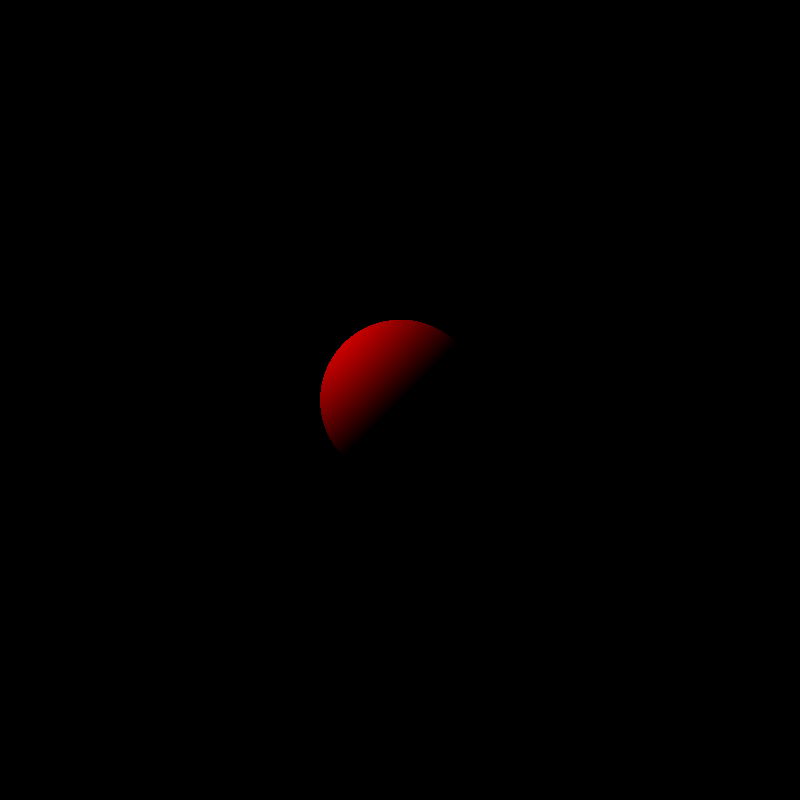
Frame 1 (no input)
Frame 60 (no input): identical to frame 1, image omitted
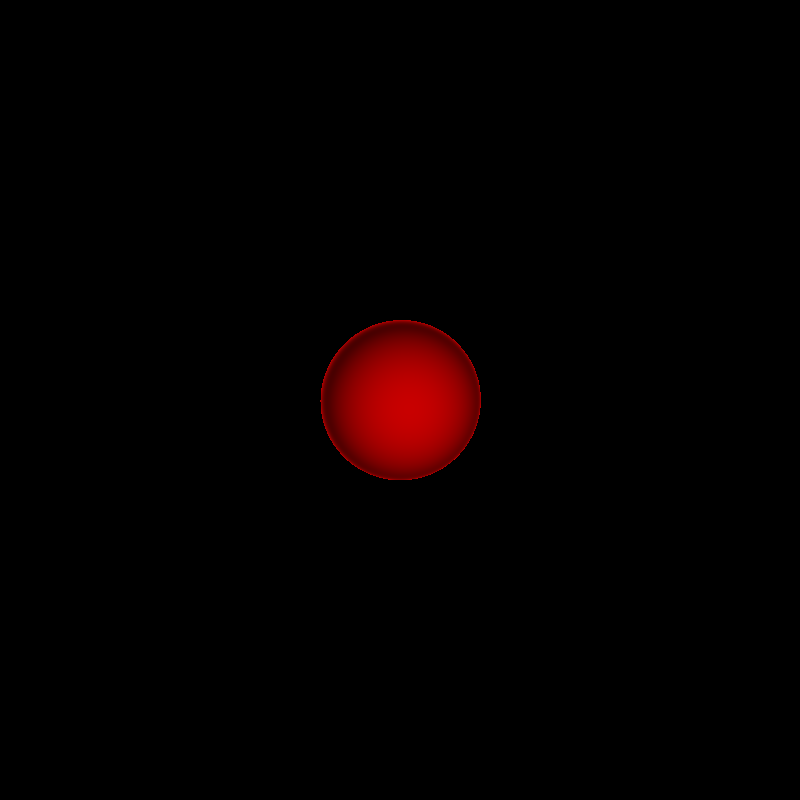
Frame 120 (the mouse pressed at the canvas centre since frame 60)

The p5.js sketch that drew these frames (run headless with seeded random() and noise() and a simulated clock; from frame 60 on, the mouse is pressed at the canvas centre):

// p5.js sketch
// ── sketch.js
//represents spheres by determining discriminant

function difference(a, b) {
  let output = [];
  if (a.length == b.length) {
    for (let i = 0; i < a.length; i++) {
      output.push(a[i] - b[i]);
    }
  }
  return output;
}

function Dot(a, b) {
  let output = 0;
  if (a.length == b.length) {
    for (let i = 0; i < a.length; i++) {
      output += a[i] * b[i];
    }
  }
  return output;
}

function Norm(a) {
  let output = 0;
  for (let i = 0; i < a.length; i++) {
    output += a[i] ** 2;
  }
  output = output ** (1 / 2);
  return output;
}

function product(k, A) {
  let output = [];
  for (let i = 0; i < A.length; i++) {
    output.push(k * A[i]);
  }
  return output;
}

function setup() {
  createCanvas(800, 800);
  //windowWidth, windowHeight
}

function draw() {
  background(0);
  loadPixels();
  pixelDensity(1);
  let s = 9;
  let O = [1 / 2, 1 / 2, 0];
  let centroid = [1 / 2, 1 / 2, 5];
  let light1 = [-mouseX + 400, -mouseY + 400, 1];
  let max = 4 * width * height;
  let R = 1 / 2;
  let distance = 1;
  for (let i = 0; i < max; i += 4) {
    let V = [
      ((i / 4) % width) / parseFloat(width),
      i / 4 / width / height,
      distance,
    ];
    let a = 0;
    let b = 0;
    let c = 0;
    for (let j = 0; j < 3; j++) {
      a += (V[j] - O[j]) ** 2;
      b += 2 * (O[j] - centroid[j]) * (V[j] - O[j]);
      c += (O[j] - centroid[j]) ** 2;
    }
    c -= R ** 2;
    let D = b ** 2 - 4 * a * c;
    if (D >= 0) {
      let t = (-b + D ** (1 / 2)) / 2 / a;
      let r = [
        (V[0] - O[0]) * t + O[0],
        (V[1] - O[1]) * t + O[1],
        (V[2] - O[2]) * t + O[2],
      ];
      let N = [r[0] - centroid[0], r[1] - centroid[1], r[2] - centroid[2]];
      let view = [(O[0] - V[0]) * t, (O[1] - V[1]) * t, (O[2] - V[2]) * t];
      let I1 = difference(r, light1);
      if (Dot(N, I1) != 0) {
        let R1 = difference(
          product(2, N),
          product(Norm(N) ** 2 / parseFloat(Dot(N, I1)), I1)
        );
        let speculance = 0;
        if (Dot(R1, view) >= 0) {
          speculance =
            (Dot(R1, view) / parseFloat(Norm(R1)) / parseFloat(Norm(view))) **
            s;
        }
        let diffusion = 0;
        if (Dot(N, I1) >= 0) {
          diffusion = Dot(N, I1) / parseFloat(Norm(N)) / parseFloat(Norm(I1));
        }
        let intensity = 0 + (diffusion + speculance);
        let silver = color(200 * intensity, 0 * intensity, 0 * intensity);
        pixels[i] = red(silver);
        pixels[i + 1] = green(silver);
        pixels[i + 2] = blue(silver);
        pixels[i + 3] = alpha(silver);
      }
    }
  }
  updatePixels();
}

//For future reference
/*for(let x = -width/2; x <= width/2; x++) {
  for(let y = -height/2; y <= height/2; y++) {
    let V = [x, y, distance];
    let a = b = c = 0;
    for (let j = 0; j < 3; j++) {
      a += (V[j] - O[j])**2
      b += 2*(O[j] - centroid[j])*(V[j] - O[j])
      c += (O[j] - centroid[j])**2
    }
  }
  let i = 4*((x+width/2)+(y+height/2)*width)
  c -= R**2
  //b**2 - 4*a*c
  if (x**2+x**2 <= 100) {
    pixels[i] = red(silver);
    pixels[i + 1] = green(silver);
    pixels[i + 2] = blue(silver);
    pixels[i + 3] = alpha(silver);
  }
}*/
